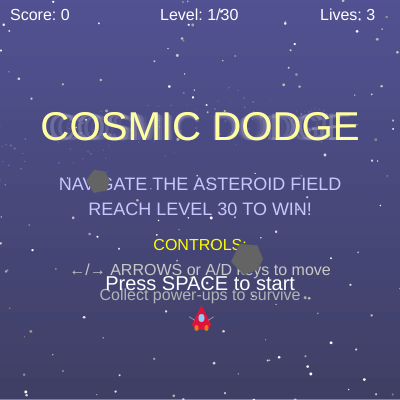
Frame 1 (no input)
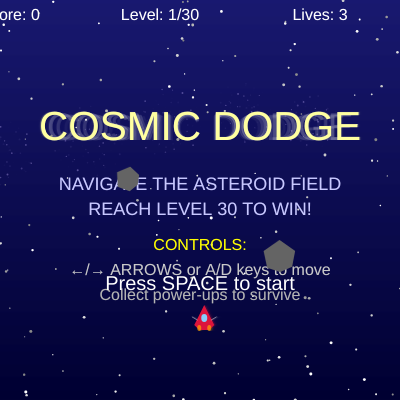
Frame 60 (no input)
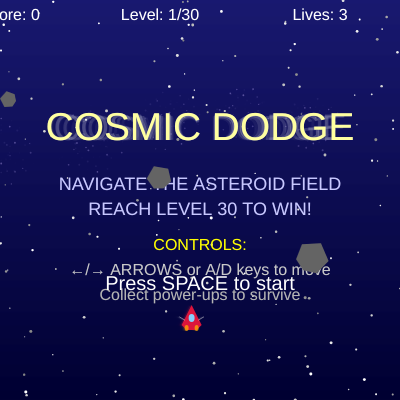
Frame 120 (the mouse pressed at the canvas centre since frame 60)

The p5.js sketch that drew these frames (run headless with seeded random() and noise() and a simulated clock; from frame 60 on, the mouse is pressed at the canvas centre):

// p5.js sketch
// ── sketch.js
let playerX, playerY;
let obstacles = [];
let powerUps = [];
let score = 0;
let speed = 2;
let gameStarted = false;
let gameOver = false;
let gameWon = false;
let lives = 3;
let difficultyLevel = 1;
let powerUpTypes = ['shield', 'extraLife'];
let playerShielded = false;
let shieldTimer = 0;
let stars = []; // Array to store star positions
let floatingTexts = [];
let particles = []; // Array for particle effects
let maxLevel = 30; // Maximum level to win the game

function setup() {
  createCanvas(400, 400);
  playerX = width / 2;
  playerY = height - 50;
  resetGame();
  
  // Create stars for the background with varying depths
  for (let i = 0; i < 150; i++) {
    stars.push({
      x: random(width),
      y: random(height),
      size: random(1, 3),
      brightness: random(150, 255),
      depth: random(3) // 0 = distant, 1 = middle, 2 = close
    });
  }
}

function resetGame() {
  obstacles = [];
  powerUps = [];
  particles = [];
  score = 0;
  speed = 2;
  gameOver = false;
  gameWon = false;
  lives = 3;
  difficultyLevel = 1;
  playerShielded = false;
  shieldTimer = 0;
  
  for (let i = 0; i < 5; i++) {
    spawnObstacle();
  }
}

function draw() {
  // Game background with improved gradient
  let gradientColor1 = color(25, 25, 112); // Midnight blue
  let gradientColor2 = color(0, 0, 50);    // Dark blue
  for (let y = 0; y < height; y++) {
    let inter = map(y, 0, height, 0, 1);
    let c = lerpColor(gradientColor1, gradientColor2, inter);
    stroke(c);
    line(0, y, width, y);
  }
  
  // Draw distant galaxy clusters for deep space effect
  for (let i = 0; i < 5; i++) {
    let x = (width/5) * i + sin(frameCount * 0.001 + i) * 10;
    let y = height/3 + cos(frameCount * 0.002 + i) * 20;
    let size = 40 + sin(frameCount * 0.01 + i) * 5;
    
    noStroke();
    for (let j = 0; j < 20; j++) {
      let angle = j * TWO_PI / 20 + i;
      let starDist = size * 0.8 * random(0.2, 1);
      let starX = x + cos(angle) * starDist;
      let starY = y + sin(angle) * starDist;
      let starSize = random(1, 2);
      
      fill(200, 180, 255, random(50, 100));
      ellipse(starX, starY, starSize, starSize);
    }
  }
  
  // Draw stars with parallax effect
  for (let i = 0; i < stars.length; i++) {
    let star = stars[i];
    
    // Different movement speeds based on star depth for parallax effect
    if (gameStarted && !gameOver) {
      let parallaxSpeed;
      switch(star.depth) {
        case 0: parallaxSpeed = 0.1; break;  // Far stars move slowly
        case 1: parallaxSpeed = 0.3; break;  // Middle stars move at medium speed
        case 2: parallaxSpeed = 0.5; break;  // Close stars move faster
      }
      star.y += parallaxSpeed * speed;
      
      // Wrap stars around when they move off screen
      if (star.y > height) {
        star.y = 0;
        star.x = random(width);
      }
    }
    
    // Make stars twinkle by slightly varying brightness
    let twinkle = sin(frameCount * 0.01 + i * 0.1) * 30;
    let starBrightness = star.brightness + twinkle;
    
    // Larger, brighter stars for close ones
    let starSize = star.size;
    if (star.depth === 2) {
      starSize += 0.5;
      starBrightness = min(starBrightness + 30, 255);
    }
    
    fill(starBrightness);
    noStroke();
    ellipse(star.x, star.y, starSize, starSize);
  }
  
  // Display score, lives, and level progress
  textSize(16);
  fill(255);
  text(`Score: ${score}`, 10, 20);
  text(`Lives: ${lives}`, width - 80, 20);
  
  // Show level with progress to winning
  let levelText = `Level: ${difficultyLevel}/${maxLevel}`;
  text(levelText, width/2 - 40, 20);
  
  if (!gameStarted) {
    displayStartScreen();
    return;
  }
  
  if (gameOver) {
    displayGameOver();
    return;
  }
  
  if (gameWon) {
    displayVictoryScreen();
    return;
  }

  // Draw player
  if (playerShielded) {
    // Draw improved shield effect
    push();
    translate(playerX, playerY);
    // Outer shield glow
    noFill();
    for (let i = 0; i < 3; i++) {
      let alpha = map(i, 0, 3, 100, 20);
      let size = map(i, 0, 3, 35, 45);
      stroke(100, 150, 255, alpha);
      strokeWeight(2 - i * 0.5);
      ellipse(0, 0, size, size);
    }
    
    // Shield ripple effect
    let rippleSize = 35 + sin(frameCount * 0.1) * 5;
    stroke(100, 150, 255, 150);
    strokeWeight(2);
    ellipse(0, 0, rippleSize, rippleSize);
    pop();
    
    shieldTimer--;
    if (shieldTimer <= 0) {
      playerShielded = false;
    }
  }
  
  drawSpaceship(playerX, playerY);
  
  // Handle obstacles
  for (let i = obstacles.length - 1; i >= 0; i--) {
    obstacles[i].y += speed;
    obstacles[i].rotation += obstacles[i].rotationSpeed;
    
    // Draw asteroid
    drawAsteroid(obstacles[i]);

    if (collidesWithAsteroid(playerX, playerY, obstacles[i])) {
      if (playerShielded) {
        // Shield protects from collision
        createExplosion(obstacles[i].x + obstacles[i].size/2, obstacles[i].y + obstacles[i].size/2, color(100, 150, 255));
        obstacles.splice(i, 1);
        spawnObstacle();
        continue;
      }
      
      lives--;
      // Create explosion at collision point
      createExplosion(obstacles[i].x + obstacles[i].size/2, obstacles[i].y + obstacles[i].size/2, color(255, 100, 50));
      obstacles.splice(i, 1);
      spawnObstacle();
      
      if (lives <= 0) {
        // Create a big explosion for game over
        createExplosion(playerX, playerY, color(255, 50, 0), 30);
        gameOver = true;
        return;
      }
      
      continue;
    }

    if (obstacles[i].y > height) {
      obstacles.splice(i, 1);
      score += 1;
      spawnObstacle();
      
      // Increase difficulty every 10 points
      if (score % 10 === 0 && score > 0) {
        speed += 0.5;
        difficultyLevel++;
        
        // Check if player has reached max level to win
        if (difficultyLevel >= maxLevel) {
          gameWon = true;
          // Create celebration particles
          createVictoryCelebration();
          return;
        }
      }
    }
  }
  
  // Handle power-ups
  for (let i = powerUps.length - 1; i >= 0; i--) {
    powerUps[i].y += speed * 0.7; // Power-ups move slower than obstacles
    powerUps[i].rotation = (powerUps[i].rotation || 0) + 0.03; // Rotate power-ups
    
    // Draw power-up based on type
    drawPowerUp(powerUps[i]);

    if (collectsPowerUp(playerX, playerY, powerUps[i])) {
      // Apply power-up effect with visual feedback
      try {
        if (powerUps[i].type === 'shield') {
          playerShielded = true;
          shieldTimer = 300; // Shield lasts for 5 seconds (300 frames at 60fps)
          addFloatingText(playerX, playerY, "SHIELD!", color(100, 150, 255));
        } else if (powerUps[i].type === 'extraLife') {
          // Add extra life safely with error handling
          lives = min(lives + 1, 5); // Max 5 lives
          addFloatingText(playerX, playerY, "+1 LIFE", color(255, 100, 100));
        }
      } catch(e) {
        // If any error occurs during power-up application, log it but don't freeze the game
        console.log("Power-up error:", e);
      }
      
      // Remove the power-up after collecting it
      powerUps.splice(i, 1);
      continue;
    }

    if (powerUps[i].y > height) {
      powerUps.splice(i, 1);
    }
  }

  // Player movement
  if ((keyIsDown(LEFT_ARROW) || keyIsDown(65)) && playerX > 10) { // 65 is the keyCode for 'a'
    playerX -= 3 + (score > 30 ? 1 : 0); // Speed up player at higher scores
    // Add engine particles when moving
    if (frameCount % 3 === 0) {
      createEngineParticle(playerX + 5, playerY + 10, 1);
    }
  }
  if ((keyIsDown(RIGHT_ARROW) || keyIsDown(68)) && playerX < width - 10) { // 68 is the keyCode for 'd'
    playerX += 3 + (score > 30 ? 1 : 0);
    // Add engine particles when moving
    if (frameCount % 3 === 0) {
      createEngineParticle(playerX - 5, playerY + 10, -1);
    }
  }
  
  // Add engine particles even when not moving (but fewer)
  if (frameCount % 5 === 0) {
    createEngineParticle(playerX, playerY + 10, 0);
  }

  // Randomly spawn power-ups (1% chance per frame)
  if (random(0, 1) < 0.01) {
    spawnPowerUp();
  }

  // Draw floating texts
  for (let i = floatingTexts.length - 1; i >= 0; i--) {
    try {
      let txt = floatingTexts[i];
      txt.y -= 1;
      txt.alpha -= 255 / txt.life;
      txt.life--;
      
      if (txt.life <= 0) {
        floatingTexts.splice(i, 1);
        continue;
      }
      
      if (txt.color && txt.color.levels && txt.color.levels.length >= 3) {
        fill(txt.color.levels[0], txt.color.levels[1], txt.color.levels[2], txt.alpha);
        textAlign(CENTER);
        textSize(16);
        text(txt.message, txt.x, txt.y);
      }
    } catch(e) {
      // Remove problematic text if there's an error
      console.log("Error rendering floating text:", e);
      floatingTexts.splice(i, 1);
    }
  }

  // Update and draw particles
  for (let i = particles.length - 1; i >= 0; i--) {
    let p = particles[i];
    p.x += p.vx;
    p.y += p.vy;
    p.life -= p.decay;
    p.size *= 0.95;
    
    if (p.life <= 0 || p.size < 0.5) {
      particles.splice(i, 1);
      continue;
    }
    
    fill(p.color.levels[0], p.color.levels[1], p.color.levels[2], p.life);
    noStroke();
    ellipse(p.x, p.y, p.size, p.size);
  }
}

function heart(x, y, size) {
  // Use a simpler heart shape to avoid potential issues
  push();
  translate(x, y);
  beginShape();
  // Left half of heart
  vertex(0, size * 0.3);
  bezierVertex(-size * 0.5, -size * 0.3, -size, 0, 0, size);
  // Right half of heart
  bezierVertex(size, 0, size * 0.5, -size * 0.3, 0, size * 0.3);
  endShape(CLOSE);
  pop();
}

function spawnObstacle() {
  let x = random(0, width - 30);
  let size = random(20, 50);
  let vertices = random(5, 8);
  let rotation = random(TWO_PI);
  let rotationSpeed = random(-0.05, 0.05);
  
  obstacles.push({
    x: x,
    y: -30,
    size: size,
    vertices: floor(vertices),
    irregularity: random(0.2, 0.5),
    rotation: rotation,
    rotationSpeed: rotationSpeed
  });
}

function spawnPowerUp() {
  let x = random(20, width - 20);
  let type = random(powerUpTypes);
  powerUps.push({
    x: x,
    y: -20,
    type: type,
    rotation: 0,
    pulsePhase: random(TWO_PI)
  });
}

function drawAsteroid(asteroid) {
  push();
  translate(asteroid.x + asteroid.size/2, asteroid.y + asteroid.size/2);
  rotate(asteroid.rotation);
  
  // Draw the asteroid with a cratered texture
  fill(100);
  stroke(70);
  strokeWeight(1);
  beginShape();
  for (let i = 0; i < asteroid.vertices; i++) {
    let angle = map(i, 0, asteroid.vertices, 0, TWO_PI);
    let radius = asteroid.size/2 * (1 - asteroid.irregularity + random(asteroid.irregularity * 2));
    let x = cos(angle) * radius;
    let y = sin(angle) * radius;
    vertex(x, y);
  }
  endShape(CLOSE);
  
  // Draw a few craters
  fill(70);
  noStroke();
  let craters = floor(random(2, 5));
  for (let i = 0; i < craters; i++) {
    let craterX = random(-asteroid.size/3, asteroid.size/3);
    let craterY = random(-asteroid.size/3, asteroid.size/3);
    let craterSize = random(asteroid.size/10, asteroid.size/5);
    ellipse(craterX, craterY, craterSize, craterSize);
  }
  
  pop();
}

function collidesWithAsteroid(px, py, asteroid) {
  // Simple circular collision detection
  let distance = dist(px, py, asteroid.x + asteroid.size/2, asteroid.y + asteroid.size/2);
  return distance < asteroid.size/2 + 10; // 10 is approximately the player's radius
}

function collectsPowerUp(px, py, powerUp) {
  let distance = dist(px, py, powerUp.x, powerUp.y);
  return distance < 15; // Simple distance-based collision
}

function displayStartScreen() {
  // Title animation
  let titleY = height/2 - 60;
  let titleSize = 40 + sin(frameCount * 0.05) * 4;
  let titleGlow = abs(sin(frameCount * 0.02)) * 20;
  
  // Draw title with glow effect
  for (let i = 3; i >= 0; i--) {
    textAlign(CENTER);
    textSize(titleSize - i * 2);
    fill(255, 255, 255, 70 - i * 20);
    text("COSMIC DODGE", width/2, titleY);
  }
  
  textAlign(CENTER);
  textSize(titleSize);
  fill(255, 255, 160);
  text("COSMIC DODGE", width/2, titleY);
  
  // Subtitle
  textSize(18);
  fill(200, 200, 255);
  text("NAVIGATE THE ASTEROID FIELD", width/2, height/2 - 10);
  text(`REACH LEVEL ${maxLevel} TO WIN!`, width/2, height/2 + 15);
  
  // Controls - make them more prominent
  let instructY = height/2 + 50;
  textSize(16);
  fill(255, 255, 0); // Bright yellow for better visibility
  text("CONTROLS:", width/2, instructY);
  fill(200);
  text("←/→ ARROWS or A/D keys to move", width/2, instructY + 25);
  fill(180);
  text("Collect power-ups to survive", width/2, instructY + 50);
  
  // Start prompt with blink effect
  if (frameCount % 60 < 40) {
    textSize(20);
    fill(255);
    text("Press SPACE to start", width/2, height/2 + 90);
  }
  
  // Draw a few asteroids in the background for flavor
  for (let i = 0; i < 3; i++) {
    let x = (frameCount * 0.5 + i * 150) % (width + 100) - 50;
    let y = height/4 + i * height/5;
    let size = 20 + i * 10;
    
    push();
    translate(x, y);
    rotate(frameCount * 0.01 + i);
    
    fill(100);
    noStroke();
    beginShape();
    for (let j = 0; j < 6; j++) {
      let angle = j * TWO_PI / 6;
      let radius = size/2 * (0.8 + sin(frameCount * 0.1 + j) * 0.2);
      vertex(cos(angle) * radius, sin(angle) * radius);
    }
    endShape(CLOSE);
    pop();
  }
  
  // Player spaceship at the bottom
  let shipX = width/2 + sin(frameCount * 0.05) * 30;
  drawSpaceship(shipX, height - 80);
  
  if (keyIsPressed && key === ' ') {
    gameStarted = true;
  }
}

function displayGameOver() {
  background(0, 0, 0, 150); // Semi-transparent overlay
  
  // Game Over text with pulse effect
  let gameOverSize = 36 + sin(frameCount * 0.1) * 4;
  textAlign(CENTER);
  textSize(gameOverSize);
  fill(255, 50, 50);
  text("GAME OVER", width/2, height/2 - 40);
  
  // Draw explosion particles around where the ship was
  for (let i = 0; i < 20; i++) {
    let angle = i * TWO_PI / 20 + frameCount * 0.02;
    let distance = 30 + sin(frameCount * 0.1 + i) * 10;
    let x = width/2 + cos(angle) * distance;
    let y = height - 50 + sin(angle) * distance;
    let size = 3 + sin(frameCount * 0.2 + i) * 2;
    
    fill(255, 150 + random(-50, 50), 0, 200);
    noStroke();
    ellipse(x, y, size, size);
  }
  
  // Stats
  textSize(20);
  fill(200);
  text(`Final Score: ${score}`, width/2, height/2 + 10);
  text(`Level Reached: ${difficultyLevel}`, width/2, height/2 + 40);
  
  // Restart prompt with blink effect
  if (frameCount % 60 < 40) {
    textSize(22);
    fill(255);
    text("Press R to restart", width/2, height/2 + 80);
  }
  
  if (keyIsPressed && key === 'r') {
    resetGame();
    gameStarted = true;
  }
}

function displayVictoryScreen() {
  background(0, 0, 0, 150); // Semi-transparent overlay
  
  // Victory text with animation
  let victorySize = 42 + sin(frameCount * 0.1) * 5;
  textAlign(CENTER);
  textSize(victorySize);
  
  // Rainbow color effect for the victory text
  let rainbow = color(
    127 + 127 * sin(frameCount * 0.05),
    127 + 127 * sin(frameCount * 0.05 + TWO_PI/3),
    127 + 127 * sin(frameCount * 0.05 + 2*TWO_PI/3)
  );
  fill(rainbow);
  text("VICTORY!", width/2, height/2 - 40);
  
  // Draw celebration particles around the screen
  for (let i = 0; i < 20; i++) {
    let angle = i * TWO_PI / 20 + frameCount * 0.02;
    let distance = 100 + sin(frameCount * 0.1 + i) * 20;
    let x = width/2 + cos(angle) * distance;
    let y = height/2 + sin(angle) * distance;
    let size = 4 + sin(frameCount * 0.2 + i) * 3;
    
    // Rainbow colored particles
    fill(
      127 + 127 * sin(frameCount * 0.05 + i * 0.5),
      127 + 127 * sin(frameCount * 0.05 + i * 0.5 + TWO_PI/3),
      127 + 127 * sin(frameCount * 0.05 + i * 0.5 + 2*TWO_PI/3),
      200
    );
    noStroke();
    ellipse(x, y, size, size);
  }
  
  // Display final stats
  textSize(22);
  fill(255, 255, 200);
  text("MISSION COMPLETE!", width/2, height/2 + 20);
  
  textSize(18);
  fill(200, 255, 200);
  text(`Final Score: ${score}`, width/2, height/2 + 50);
  text(`You've mastered the Cosmic Dodge!`, width/2, height/2 + 80);
  
  // Restart prompt with blink effect
  if (frameCount % 60 < 40) {
    textSize(20);
    fill(255);
    text("Press R to play again", width/2, height/2 + 120);
  }
  
  if (keyIsPressed && key === 'r') {
    resetGame();
    gameStarted = true;
  }
}

function createVictoryCelebration() {
  // Create lots of colorful particles all around the player
  for (let i = 0; i < 100; i++) {
    let angle = random(TWO_PI);
    let distance = random(20, 100);
    let x = playerX + cos(angle) * distance;
    let y = playerY + sin(angle) * distance;
    
    // Random vibrant colors
    let particleColor = color(
      random(100, 255),
      random(100, 255),
      random(100, 255)
    );
    
    particles.push({
      x: x,
      y: y,
      vx: cos(angle) * random(1, 3),
      vy: sin(angle) * random(1, 3) - 1, // Slight upward bias
      size: random(3, 8),
      color: particleColor,
      life: 255,
      decay: random(1, 3)
    });
  }
}

function keyPressed() {
  // Pause/resume game with P
  if (key === 'p' && gameStarted && !gameOver && !gameWon) {
    if (isLooping()) {
      noLoop();
    } else {
      loop();
    }
  }
  
  // Start game with space
  if (key === ' ' && !gameStarted) {
    gameStarted = true;
  }
  
  // Restart with R when game over or when game is won
  if (key === 'r' && (gameOver || gameWon)) {
    resetGame();
    gameStarted = true;
  }
}

function drawSpaceship(x, y) {
  push();
  translate(x, y);
  
  // Main body
  fill(220, 20, 60); // Crimson red
  beginShape();
  vertex(0, -15); // Nose of the ship
  vertex(-10, 5); // Left wing
  vertex(-5, 10);
  vertex(5, 10);
  vertex(10, 5); // Right wing
  endShape(CLOSE);
  
  // Engine glow
  let glowFlicker = random(0.8, 1);
  fill(255, 165, 0, 200 * glowFlicker); // Orange glow with flicker
  ellipse(-5, 8, 4, 6);
  ellipse(5, 8, 4, 6);
  
  // Cockpit window
  fill(135, 206, 250); // Light blue
  ellipse(0, -2, 6, 8);
  
  // Small details
  stroke(240);
  strokeWeight(0.5);
  line(-7, 0, -12, -3); // Left wing detail
  line(7, 0, 12, -3);  // Right wing detail
  
  noStroke();
  pop();
}

function drawPowerUp(powerUp) {
  push();
  translate(powerUp.x, powerUp.y);
  rotate(powerUp.rotation);
  
  // Pulsing glow effect
  let pulseAmount = sin(frameCount * 0.1 + powerUp.pulsePhase) * 0.2 + 0.8;
  
  if (powerUp.type === 'shield') {
    // Shield power-up (blue)
    // Outer glow
    for (let i = 3; i > 0; i--) {
      let alpha = map(i, 3, 0, 50, 150) * pulseAmount;
      fill(100, 150, 255, alpha);
      noStroke();
      ellipse(0, 0, 20 - i * 3, 20 - i * 3);
    }
    
    // Inner shield symbol
    fill(200, 220, 255);
    beginShape();
    for (let i = 0; i < 8; i++) {
      let angle = i * TWO_PI / 8 - QUARTER_PI;
      let radius = (i % 2 === 0) ? 4 : 8;
      vertex(cos(angle) * radius, sin(angle) * radius);
    }
    endShape(CLOSE);
    
  } else if (powerUp.type === 'extraLife') {
    // Heart power-up (red) - Use a simpler implementation to avoid crashes
    // Outer glow
    for (let i = 3; i > 0; i--) {
      let alpha = map(i, 3, 0, 50, 150) * pulseAmount;
      fill(255, 100, 100, alpha);
      noStroke();
      ellipse(0, 0, 20 - i * 3, 20 - i * 3);
    }
    
    // Simplified heart symbol - use a filled circle with a triangle on top
    // instead of the potentially problematic heart function
    fill(255, 60, 60);
    ellipse(0, 2, 10, 10); // Circle for bottom of heart
    triangle(-5, 2, 0, -5, 5, 2); // Triangle for top of heart
  }
  
  pop();
}

function addFloatingText(x, y, message, textColor) {
  // Use default values and validate inputs to prevent errors
  const safeX = x || width/2;
  const safeY = y || height/2;
  const safeMessage = message || "";
  const safeColor = textColor || color(255);
  
  try {
    floatingTexts.push({
      x: safeX,
      y: safeY,
      message: safeMessage,
      color: safeColor,
      alpha: 255,
      life: 60 // Text will live for 60 frames (1 second)
    });
  } catch(e) {
    console.log("Error adding floating text:", e);
  }
}

function createExplosion(x, y, color, count = 15) {
  for (let i = 0; i < count; i++) {
    let angle = random(TWO_PI);
    let speed = random(1, 3);
    particles.push({
      x: x,
      y: y,
      vx: cos(angle) * speed,
      vy: sin(angle) * speed,
      size: random(3, 8),
      color: color,
      life: 255,
      decay: random(3, 8)
    });
  }
}

function createEngineParticle(x, y, direction) {
  // Base color variations for engine flame
  let r = random(200, 255);
  let g = random(100, 200);
  let b = random(0, 100);
  
  // Create main engine flame
  particles.push({
    x: x,
    y: y,
    vx: random(-0.5, 0.5) + direction * 0.5,
    vy: random(1, 3),
    size: random(2, 5),
    color: color(r, g, b),
    life: 100,
    decay: random(3, 8)
  });
  
  // Sometimes add a smoke particle
  if (random() > 0.7) {
    particles.push({
      x: x,
      y: y + random(5, 10),
      vx: random(-0.3, 0.3) + direction * 0.2,
      vy: random(0.2, 0.8),
      size: random(2, 4),
      color: color(150, 150, 150),
      life: 60,
      decay: random(2, 4)
    });
  }
}
